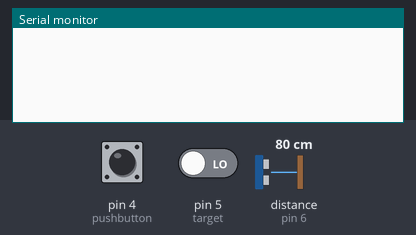
The sketch below on a simulated Arduino Uno, built with avr-gcc and run on an emulated ATmega328P. On the bench: the last lines printed to the serial monitor. The inputs (shaded band) are chosen by the test bench; at power-on: pin 4 (pushbutton) LOW, pin 5 (target) LOW, distance to the obstacle (sensor on pin 6) 80 cm. The echo pulse lasts 58.3 µs per cm.

Above: at 1.2 s.
1.3 s: pin 4 (pushbutton) pulled HIGH for 0.15 s
At 1.7 s:
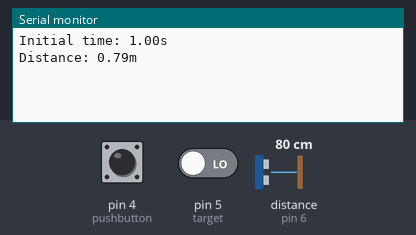
2.9 s: pin 5 (target) driven HIGH
At 3.7 s:
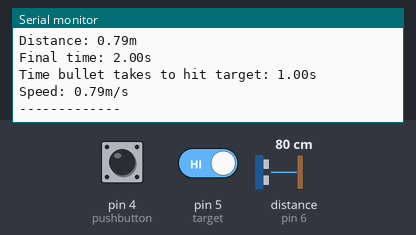
4.4 s: pin 4 (pushbutton) pulled HIGH for 1 s
At 5.2 s:
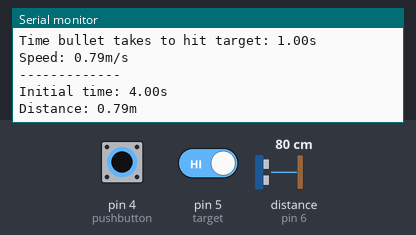

The sketch:

NerfBulletVelocity.ino
```cpp
/*
  Author: Lauren Crist
  Project: Nerf Bullet Velocity Project
  Date: 12/3/18
  Description: This Arduino code measures the velocity of a Nerf bullet by calculating the time it takes for the bullet to hit a target after a button press. It uses an ultrasonic sensor for distance measurement.
*/

int pushbutton = 4;
int readingPushbutton;
int pushbuttonState;
int lastPushbuttonState = LOW;
unsigned long lastDebPushbutton = 0;

int target = 5;
int readingTarget;
int targetState;
int lastTargetState = LOW;
unsigned long lastDebTarget = 0;
unsigned long debDelay = 20;

int echoPin = 6;
int trigPin = 7;

long duration;
float distance;
float timeChange;
float timeInitial;
float timeFinal;
float velocity;

int i;

void setup() {
  Serial.begin(9600);

  pinMode(target, INPUT);
  pinMode(pushbutton, INPUT);

  pinMode(trigPin, OUTPUT);
  pinMode(echoPin, INPUT);
}

void loop() {
  // Read button state
  readingTarget = digitalRead(target);
  readingPushbutton = digitalRead(pushbutton);

  // Debounce push button to get proper reading in milliseconds
  if (readingPushbutton != lastPushbuttonState) {
    lastDebPushbutton = millis();
  }

  if ((millis() - lastDebPushbutton) > debDelay) {
    if (readingPushbutton != pushbuttonState) {
      pushbuttonState = readingPushbutton;
      if (pushbuttonState == HIGH) {
        storeInitialTime();
        calculateDistance();
      }
    }
  }
  lastPushbuttonState = readingPushbutton;

  // Debounce target state to get proper reading in milliseconds
  if (readingTarget != lastTargetState) {
    lastDebTarget = millis();
  }

  if ((millis() - lastDebTarget) > debDelay) {
    if (readingTarget != targetState) {
      targetState = readingTarget;
      if (targetState == HIGH) {
        storeFinalTime();
        calculateTimeChange();
        calculateSpeed();
      }
    }
  }
  lastTargetState = readingTarget;
}

void calculateDistance() {
  digitalWrite(trigPin, LOW);
  delayMicroseconds(2);
  digitalWrite(trigPin, HIGH);
  delayMicroseconds(10);
  digitalWrite(trigPin, LOW);
  duration = pulseIn(echoPin, HIGH);
  distance = duration * 0.00034 / 2;
  Serial.println(String("Distance: ") + distance + String("m"));
}

void calculateTimeChange() {
  timeChange = timeFinal - timeInitial;
  Serial.println(String("Time bullet takes to hit target: ") + timeChange + String("s"));
}

void calculateSpeed() {
  velocity = distance / timeChange;
  Serial.println(String("Speed: ") + velocity + String("m/s"));
  Serial.println("-------------");
}

void storeFinalTime() {
  timeFinal = millis() / 1000; // Store time when the ball hits the target
  Serial.println(String("Final time: ") + timeFinal + String("s"));
}

void storeInitialTime() {
  timeInitial = millis() / 1000;  // Store initial time button is hit
  Serial.println(String("Initial time: ") + timeInitial + String("s"));
}
```

Measured:
- after the input at 1.3 s, the serial monitor: prints a new line at once (image 1)
- after the input at 2.9 s, the serial monitor: prints a new line at once (image 2)
- after the input at 4.4 s, the serial monitor: prints a new line at once (image 3)
